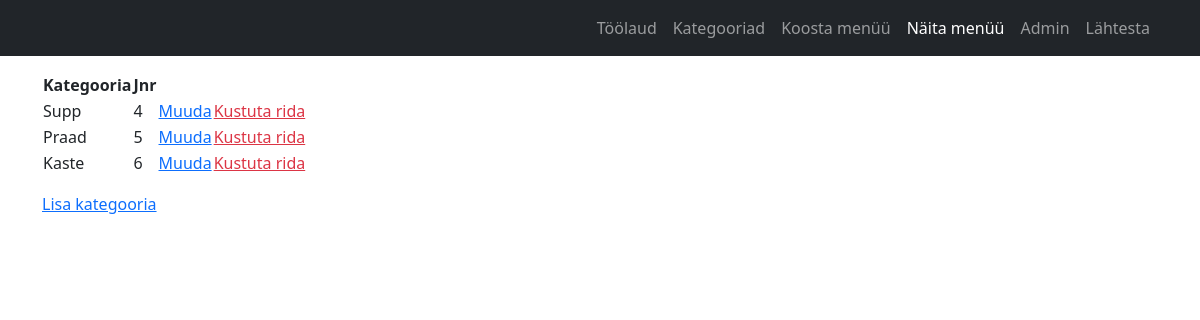
Before: /bistrooapp_admin/category/ with the older database file.
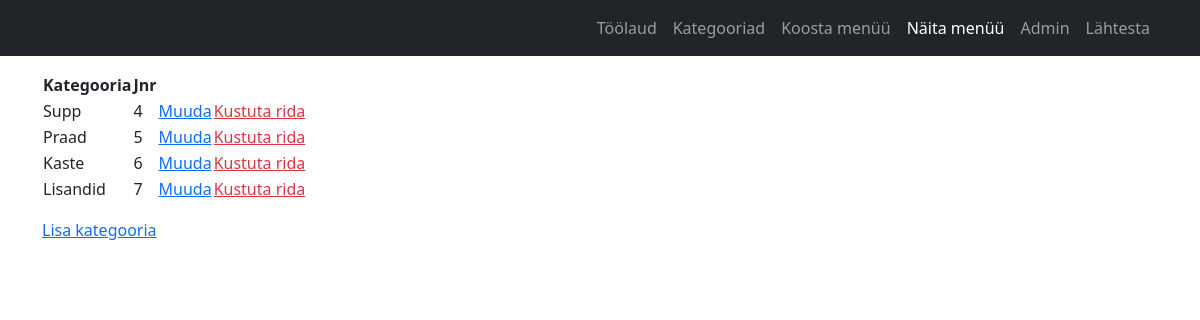
After: the same page with the newer database file.
### bistrooapp_admin/models.py (models this page shows, shortened)
class Category(models.Model):
    category_name = models.CharField(max_length=100, unique=True)
    category_sort_id = models.PositiveIntegerField()
    class Meta: # on Country alam klass
        ordering = ["category_sort_id"]  # sorteerib tabeli
        verbose_name_plural = "categori_names" # et nätaks mitmuses

### bistrooapp_admin/views.py (the view)
# urls.py: path("category/", views.CategoryListView.as_view(), name="category"),
class CategoryListView(ListView):
    template_name = "bistrooapp_admin/category.html"
    model = Category
    context_object_name = "categories"

### bistrooapp_admin/templates/bistrooapp_admin/category.html (shortened to what this page needs)
{% extends "base_admin.html" %}
{% block content %}
    <div>
        <div class="mt-3">
        <table>
            <thead>
            <tr>
                <th>Kategooria</th>
                <th>Jnr</th>
            </tr>
            </thead>
            <tbody>
            {% for category in categories %}
                <tr>
                    <td>{{ category.category_name }}</td>
                    <td>{{ category.category_sort_id }}</td>
                    <td><a href="{% url "bistrooapp_admin:category_update" pk=category.id %}">Muuda</a></td>
                    <td><a href="{% url "bistrooapp_admin:category_delete" pk=category.id %}" class="text-danger">Kustuta
                        rida</a></td>
                    </tr>
            {% endfor %}
            </tbody>
        </table>
        <a href="{% url "bistrooapp_admin:category_create" %}">Lisa kategooria</a>
        </div>
    </div>
{% endblock %}

Changed rows visible on the page:
added Category: category_name "Lisandid", category_sort_id "7"
